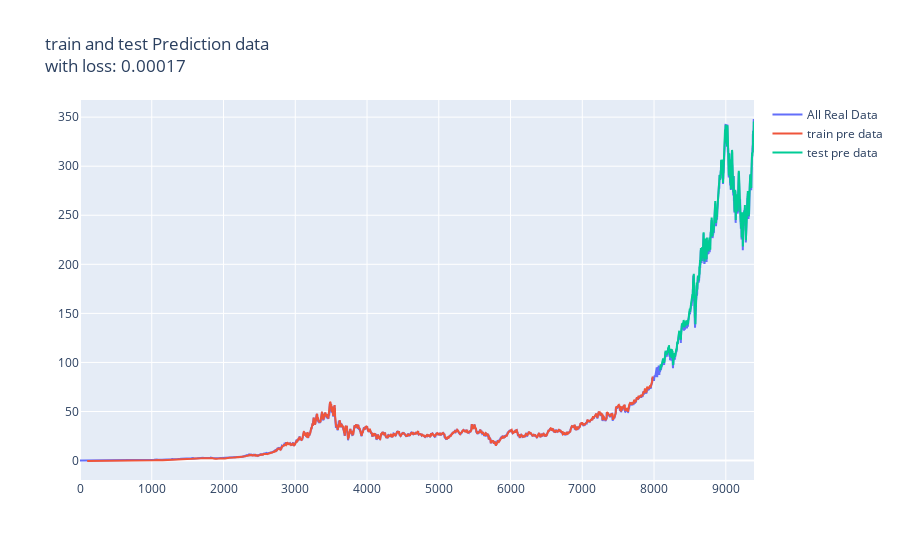

This figure's notebook cell:
### Code cell
train_limit = [timestep, len(train_pre_data) + timestep]
limi_for_pri_test = (train_limit[1] + timestep, 
                     train_limit[1] + timestep + len(test_pre_data))

fig = go.Figure()
fig.add_trace( 
              go.Scatter(
                  x = list(range(len(data['Close'].to_numpy()))),
                  y = data['Close'].to_numpy(),
                  mode='lines', 
                  name = 'All Real Data')
              ) 

fig.add_trace( 
              go.Scatter(
                  x = list(range(*train_limit)),
                  y = train_pre_data.reshape(1, -1)[0], 
                  mode='lines', 
                  name = 'train pre data')
              ) 

fig.add_trace( 
              go.Scatter(
                  x = list(range(*limi_for_pri_test)),
                  y = test_pre_data.reshape(1, -1)[0],
                  mode='lines', 
                  name = 'test pre data')
              ) 
fig.update_layout(title = f'train and test Prediction data<br>with loss: {loss:.5f}')
fig.show()

### Figure 1 — Plotly figure (JSON) as saved in the notebook; plotly's stock layout.template omitted (floating-point values rounded to 4 significant figures; data arrays with more than 128 entries replaced by an {"elided": "..."} marker saying what was removed)
{"data": [{"mode": "lines", "name": "All Real Data", "type": "scatter", "x": {"elided": "9394 int values"}, "y": {"elided": "9394 float values"}}, {"mode": "lines", "name": "train pre data", "type": "scatter", "x": {"elided": "7884 int values"}, "y": {"elided": "7884 float values"}}, {"mode": "lines", "name": "test pre data", "type": "scatter", "x": {"elided": "1310 int values"}, "y": {"elided": "1310 float values"}}], "layout": {"title": {"text": "train and test Prediction data<br>with loss: 0.00017"}}}
